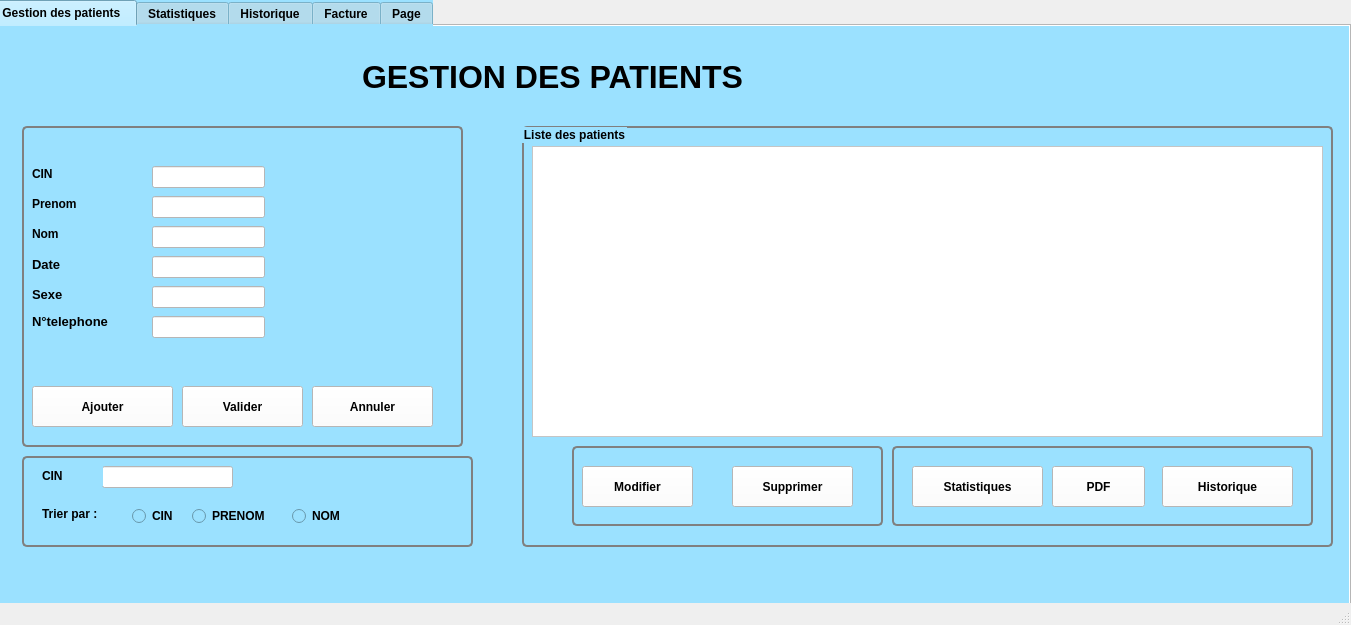
<?xml version="1.0" encoding="UTF-8"?>
<ui version="4.0">
 <class>MainWindow</class>
 <widget class="QMainWindow" name="MainWindow">
  <property name="geometry">
   <rect>
    <x>0</x>
    <y>0</y>
    <width>1351</width>
    <height>625</height>
   </rect>
  </property>
  <property name="windowTitle">
   <string>MainWindow</string>
  </property>
  <widget class="QWidget" name="centralwidget">
   <widget class="QTabWidget" name="tabWidget">
    <property name="geometry">
     <rect>
      <x>-10</x>
      <y>0</y>
      <width>1361</width>
      <height>631</height>
     </rect>
    </property>
    <property name="font">
     <font>
      <weight>75</weight>
      <bold>true</bold>
     </font>
    </property>
    <property name="styleSheet">
     <string notr="true">*{
background-color:rgb(155, 225, 255);
}


QTabWidget{
 qproperty-icon: url(:/gestion.png);
 qproperty-iconSize: 30px 30px;
text-align:center;
color:black;
background-color:white;
}
</string>
    </property>
    <property name="currentIndex">
     <number>0</number>
    </property>
    <widget class="QWidget" name="tab">
     <attribute name="title">
      <string>Gestion des patients </string>
     </attribute>
     <widget class="QLabel" name="label">
      <property name="geometry">
       <rect>
        <x>40</x>
        <y>140</y>
        <width>56</width>
        <height>16</height>
       </rect>
      </property>
      <property name="font">
       <font>
        <pointsize>9</pointsize>
        <weight>75</weight>
        <bold>true</bold>
       </font>
      </property>
      <property name="text">
       <string>CIN</string>
      </property>
     </widget>
     <widget class="QLabel" name="label_2">
      <property name="geometry">
       <rect>
        <x>40</x>
        <y>170</y>
        <width>56</width>
        <height>16</height>
       </rect>
      </property>
      <property name="font">
       <font>
        <pointsize>9</pointsize>
        <weight>75</weight>
        <bold>true</bold>
       </font>
      </property>
      <property name="text">
       <string>Prenom</string>
      </property>
     </widget>
     <widget class="QLabel" name="label_3">
      <property name="geometry">
       <rect>
        <x>40</x>
        <y>200</y>
        <width>56</width>
        <height>16</height>
       </rect>
      </property>
      <property name="font">
       <font>
        <pointsize>9</pointsize>
        <weight>75</weight>
        <bold>true</bold>
       </font>
      </property>
      <property name="text">
       <string>Nom</string>
      </property>
     </widget>
     <widget class="QLabel" name="label_4">
      <property name="geometry">
       <rect>
        <x>40</x>
        <y>230</y>
        <width>56</width>
        <height>16</height>
       </rect>
      </property>
      <property name="font">
       <font>
        <pointsize>10</pointsize>
        <weight>75</weight>
        <bold>true</bold>
       </font>
      </property>
      <property name="text">
       <string>Date</string>
      </property>
     </widget>
     <widget class="QLabel" name="label_5">
      <property name="geometry">
       <rect>
        <x>40</x>
        <y>260</y>
        <width>56</width>
        <height>16</height>
       </rect>
      </property>
      <property name="font">
       <font>
        <pointsize>10</pointsize>
        <weight>75</weight>
        <bold>true</bold>
       </font>
      </property>
      <property name="text">
       <string>Sexe</string>
      </property>
     </widget>
     <widget class="QLabel" name="label_6">
      <property name="geometry">
       <rect>
        <x>40</x>
        <y>280</y>
        <width>111</width>
        <height>31</height>
       </rect>
      </property>
      <property name="font">
       <font>
        <pointsize>10</pointsize>
        <weight>75</weight>
        <bold>true</bold>
       </font>
      </property>
      <property name="text">
       <string>N°telephone</string>
      </property>
     </widget>
     <widget class="QLineEdit" name="le_CIN">
      <property name="geometry">
       <rect>
        <x>160</x>
        <y>140</y>
        <width>113</width>
        <height>22</height>
       </rect>
      </property>
      <property name="styleSheet">
       <string notr="true">background-color:rgb(255, 255, 255)
</string>
      </property>
     </widget>
     <widget class="QLineEdit" name="le_nom">
      <property name="geometry">
       <rect>
        <x>160</x>
        <y>170</y>
        <width>113</width>
        <height>22</height>
       </rect>
      </property>
      <property name="styleSheet">
       <string notr="true">background-color:rgb(255, 255, 255)
</string>
      </property>
     </widget>
     <widget class="QLineEdit" name="le_prenom">
      <property name="geometry">
       <rect>
        <x>160</x>
        <y>200</y>
        <width>113</width>
        <height>22</height>
       </rect>
      </property>
      <property name="styleSheet">
       <string notr="true">background-color:rgb(255, 255, 255)
</string>
      </property>
     </widget>
     <widget class="QLineEdit" name="le_date">
      <property name="geometry">
       <rect>
        <x>160</x>
        <y>230</y>
        <width>113</width>
        <height>22</height>
       </rect>
      </property>
      <property name="styleSheet">
       <string notr="true">background-color:rgb(255, 255, 255)

</string>
      </property>
     </widget>
     <widget class="QLineEdit" name="le_num">
      <property name="geometry">
       <rect>
        <x>160</x>
        <y>290</y>
        <width>113</width>
        <height>22</height>
       </rect>
      </property>
      <property name="styleSheet">
       <string notr="true">background-color:rgb(255, 255, 255);</string>
      </property>
     </widget>
     <widget class="QPushButton" name="pb_ajouter">
      <property name="geometry">
       <rect>
        <x>40</x>
        <y>360</y>
        <width>141</width>
        <height>41</height>
       </rect>
      </property>
      <property name="font">
       <font>
        <weight>75</weight>
        <bold>true</bold>
       </font>
      </property>
      <property name="styleSheet">
       <string notr="true">QPushButton{
 qproperty-icon: url(:/ajouter.png);
 qproperty-iconSize: 30px 30px;
text-align:center;
color:black;
background-color:white;
}
QPushButton:pressed{background-color:rgb(68, 206, 101);}</string>
      </property>
      <property name="text">
       <string>Ajouter</string>
      </property>
     </widget>
     <widget class="QTableView" name="tabPatient">
      <property name="geometry">
       <rect>
        <x>540</x>
        <y>120</y>
        <width>791</width>
        <height>291</height>
       </rect>
      </property>
      <property name="styleSheet">
       <string notr="true">
background-color:white;

</string>
      </property>
     </widget>
     <widget class="QPushButton" name="pb_valider">
      <property name="geometry">
       <rect>
        <x>190</x>
        <y>360</y>
        <width>121</width>
        <height>41</height>
       </rect>
      </property>
      <property name="font">
       <font>
        <weight>75</weight>
        <bold>true</bold>
       </font>
      </property>
      <property name="styleSheet">
       <string notr="true">
QPushButton{
 qproperty-icon: url(:/valider.png);
 qproperty-iconSize: 30px 30px;
text-align:center;
color:black;
background-color:white;
}
QPushButton:hover:!pressed{
background-color:rgb(68, 206, 101); }
QPushButton:pressed{background-color:rgb(68, 206, 101);}</string>
      </property>
      <property name="text">
       <string>Valider</string>
      </property>
     </widget>
     <widget class="QPushButton" name="pb_annuler">
      <property name="geometry">
       <rect>
        <x>320</x>
        <y>360</y>
        <width>121</width>
        <height>41</height>
       </rect>
      </property>
      <property name="font">
       <font>
        <weight>75</weight>
        <bold>true</bold>
       </font>
      </property>
      <property name="styleSheet">
       <string notr="true">
QPushButton{
 qproperty-icon:url(:/annuler.png);
 qproperty-iconSize: 30px 30px;
text-align:center;
color:black;
background-color:white;
}
QPushButton:hover:!pressed{
background-color:rgb(255, 85, 85); }
QPushButton:pressed{background-color:rgb(255, 85, 85);}
</string>
      </property>
      <property name="text">
       <string>Annuler</string>
      </property>
     </widget>
     <widget class="QLabel" name="label_27">
      <property name="geometry">
       <rect>
        <x>370</x>
        <y>30</y>
        <width>491</width>
        <height>41</height>
       </rect>
      </property>
      <property name="font">
       <font>
        <pointsize>24</pointsize>
        <weight>75</weight>
        <bold>true</bold>
       </font>
      </property>
      <property name="styleSheet">
       <string notr="true"/>
      </property>
      <property name="text">
       <string>GESTION DES PATIENTS</string>
      </property>
     </widget>
     <widget class="QGroupBox" name="rd_h">
      <property name="geometry">
       <rect>
        <x>30</x>
        <y>100</y>
        <width>441</width>
        <height>321</height>
       </rect>
      </property>
      <property name="styleSheet">
       <string notr="true">QGroupBox {
    border: 2px solid gray;
    border-radius: 5px;
    font-weight: bold;
}</string>
      </property>
      <property name="title">
       <string/>
      </property>
      <widget class="QLineEdit" name="le_sexe">
       <property name="geometry">
        <rect>
         <x>130</x>
         <y>160</y>
         <width>113</width>
         <height>22</height>
        </rect>
       </property>
       <property name="styleSheet">
        <string notr="true">background-color:rgb(255, 255, 255)

</string>
       </property>
      </widget>
     </widget>
     <widget class="QGroupBox" name="groupBox_2">
      <property name="geometry">
       <rect>
        <x>530</x>
        <y>100</y>
        <width>811</width>
        <height>421</height>
       </rect>
      </property>
      <property name="styleSheet">
       <string notr="true">QGroupBox {
    border: 2px solid gray;
    border-radius: 5px;
    font-weight: bold;
}</string>
      </property>
      <property name="title">
       <string>Liste des patients</string>
      </property>
      <widget class="QGroupBox" name="groupBox_3">
       <property name="geometry">
        <rect>
         <x>50</x>
         <y>320</y>
         <width>311</width>
         <height>80</height>
        </rect>
       </property>
       <property name="title">
        <string/>
       </property>
       <widget class="QPushButton" name="pb_modifier">
        <property name="geometry">
         <rect>
          <x>10</x>
          <y>20</y>
          <width>111</width>
          <height>41</height>
         </rect>
        </property>
        <property name="font">
         <font>
          <weight>75</weight>
          <bold>true</bold>
         </font>
        </property>
        <property name="styleSheet">
         <string notr="true">
QPushButton{
 qproperty-icon: url(:/modifier.png);
 qproperty-iconSize: 30px 30px;
text-align:center;
color:black;
background-color:white;
}
QPushButton:pressed{background-color:rgb(91, 91, 255);}</string>
        </property>
        <property name="text">
         <string>Modifier</string>
        </property>
       </widget>
       <widget class="QPushButton" name="pb_supprimer">
        <property name="geometry">
         <rect>
          <x>160</x>
          <y>20</y>
          <width>121</width>
          <height>41</height>
         </rect>
        </property>
        <property name="font">
         <font>
          <weight>75</weight>
          <bold>true</bold>
         </font>
        </property>
        <property name="styleSheet">
         <string notr="true">

QPushButton{
 qproperty-icon: url(:/supp.png);
 qproperty-iconSize: 30px 30px;
text-align:center;
color:black;
background-color:white;
}
QPushButton:pressed{background-color:rgb(255, 85, 85);}</string>
        </property>
        <property name="text">
         <string>Supprimer</string>
        </property>
       </widget>
      </widget>
      <widget class="QGroupBox" name="groupBox_6">
       <property name="geometry">
        <rect>
         <x>370</x>
         <y>320</y>
         <width>421</width>
         <height>80</height>
        </rect>
       </property>
       <property name="title">
        <string/>
       </property>
       <widget class="QPushButton" name="pb_stat">
        <property name="geometry">
         <rect>
          <x>20</x>
          <y>20</y>
          <width>131</width>
          <height>41</height>
         </rect>
        </property>
        <property name="font">
         <font>
          <pointsize>9</pointsize>
          <weight>75</weight>
          <bold>true</bold>
         </font>
        </property>
        <property name="styleSheet">
         <string notr="true">
QPushButton{
 qproperty-icon: url(:/stat.png);
 qproperty-iconSize: 30px 30px;
text-align:center;
color:black;
background-color:white;
}
QPushButton:pressed{background-color:rgb(68, 206, 101);}</string>
        </property>
        <property name="text">
         <string>Statistiques</string>
        </property>
       </widget>
       <widget class="QPushButton" name="pb_pdf">
        <property name="geometry">
         <rect>
          <x>160</x>
          <y>20</y>
          <width>93</width>
          <height>41</height>
         </rect>
        </property>
        <property name="font">
         <font>
          <pointsize>9</pointsize>
          <weight>75</weight>
          <bold>true</bold>
         </font>
        </property>
        <property name="styleSheet">
         <string notr="true">

QPushButton{
 qproperty-icon: url(:/pdf.png);
 qproperty-iconSize: 30px 30px;
text-align:center;
color:black;
background-color:white;
}
QPushButton:pressed{background-color:rgb(68, 206, 101);}</string>
        </property>
        <property name="text">
         <string>PDF</string>
        </property>
       </widget>
       <widget class="QPushButton" name="pb_historique">
        <property name="geometry">
         <rect>
          <x>270</x>
          <y>20</y>
          <width>131</width>
          <height>41</height>
         </rect>
        </property>
        <property name="font">
         <font>
          <pointsize>9</pointsize>
          <weight>75</weight>
          <bold>true</bold>
         </font>
        </property>
        <property name="styleSheet">
         <string notr="true">

QPushButton{
 qproperty-icon: url(:/his.png);
 qproperty-iconSize: 30px 30px;
text-align:center;
color:black;
background-color:white;
}
QPushButton:pressed{background-color:rgb(68, 206, 101);}</string>
        </property>
        <property name="text">
         <string>Historique</string>
        </property>
       </widget>
      </widget>
      <zorder>groupBox_6</zorder>
      <zorder>groupBox_3</zorder>
     </widget>
     <widget class="QGroupBox" name="groupBox_4">
      <property name="geometry">
       <rect>
        <x>30</x>
        <y>430</y>
        <width>451</width>
        <height>91</height>
       </rect>
      </property>
      <property name="styleSheet">
       <string notr="true">QGroupBox {
    border: 2px solid gray;
    border-radius: 5px;
    font-weight: bold;
}
</string>
      </property>
      <property name="title">
       <string/>
      </property>
      <widget class="QLabel" name="label_7">
       <property name="geometry">
        <rect>
         <x>20</x>
         <y>10</y>
         <width>31</width>
         <height>20</height>
        </rect>
       </property>
       <property name="font">
        <font>
         <weight>75</weight>
         <bold>true</bold>
        </font>
       </property>
       <property name="text">
        <string>CIN</string>
       </property>
      </widget>
      <widget class="QLineEdit" name="le_cherche">
       <property name="geometry">
        <rect>
         <x>80</x>
         <y>10</y>
         <width>131</width>
         <height>22</height>
        </rect>
       </property>
       <property name="styleSheet">
        <string notr="true">QLineEdit{
background-color:white;}</string>
       </property>
       <property name="text">
        <string/>
       </property>
      </widget>
      <widget class="QLabel" name="label_9">
       <property name="geometry">
        <rect>
         <x>50</x>
         <y>10</y>
         <width>31</width>
         <height>20</height>
        </rect>
       </property>
       <property name="styleSheet">
        <string notr="true">QLabel{
image: url(:/chercher.png);}

</string>
       </property>
       <property name="text">
        <string/>
       </property>
      </widget>
      <widget class="QLabel" name="label_10">
       <property name="geometry">
        <rect>
         <x>20</x>
         <y>50</y>
         <width>71</width>
         <height>16</height>
        </rect>
       </property>
       <property name="font">
        <font>
         <weight>75</weight>
         <bold>true</bold>
        </font>
       </property>
       <property name="text">
        <string>Trier par :</string>
       </property>
      </widget>
      <widget class="QRadioButton" name="RB_CIN">
       <property name="geometry">
        <rect>
         <x>110</x>
         <y>50</y>
         <width>51</width>
         <height>20</height>
        </rect>
       </property>
       <property name="font">
        <font>
         <weight>75</weight>
         <bold>true</bold>
        </font>
       </property>
       <property name="text">
        <string>CIN</string>
       </property>
      </widget>
      <widget class="QRadioButton" name="RB_PRENOM">
       <property name="geometry">
        <rect>
         <x>170</x>
         <y>50</y>
         <width>97</width>
         <height>20</height>
        </rect>
       </property>
       <property name="font">
        <font>
         <weight>75</weight>
         <bold>true</bold>
        </font>
       </property>
       <property name="text">
        <string>PRENOM</string>
       </property>
      </widget>
      <widget class="QRadioButton" name="RB_NOM">
       <property name="geometry">
        <rect>
         <x>270</x>
         <y>50</y>
         <width>97</width>
         <height>20</height>
        </rect>
       </property>
       <property name="font">
        <font>
         <weight>75</weight>
         <bold>true</bold>
        </font>
       </property>
       <property name="text">
        <string>NOM</string>
       </property>
      </widget>
     </widget>
     <widget class="QLabel" name="label_8">
      <property name="geometry">
       <rect>
        <x>270</x>
        <y>30</y>
        <width>101</width>
        <height>41</height>
       </rect>
      </property>
      <property name="styleSheet">
       <string notr="true">QLabel{
image: url(:/gestion.png);}</string>
      </property>
      <property name="text">
       <string/>
      </property>
     </widget>
     <zorder>groupBox_4</zorder>
     <zorder>groupBox_2</zorder>
     <zorder>rd_h</zorder>
     <zorder>tabPatient</zorder>
     <zorder>label</zorder>
     <zorder>label_2</zorder>
     <zorder>label_3</zorder>
     <zorder>label_4</zorder>
     <zorder>label_5</zorder>
     <zorder>label_6</zorder>
     <zorder>le_CIN</zorder>
     <zorder>le_nom</zorder>
     <zorder>le_prenom</zorder>
     <zorder>le_date</zorder>
     <zorder>pb_valider</zorder>
     <zorder>pb_annuler</zorder>
     <zorder>label_27</zorder>
     <zorder>le_num</zorder>
     <zorder>pb_ajouter</zorder>
     <zorder>label_8</zorder>
    </widget>
    <widget class="QWidget" name="tab_2">
     <attribute name="title">
      <string>Statistiques</string>
     </attribute>
     <widget class="QWidget" name="verticalLayoutWidget">
      <property name="geometry">
       <rect>
        <x>50</x>
        <y>50</y>
        <width>581</width>
        <height>291</height>
       </rect>
      </property>
      <layout class="QVBoxLayout" name="verticalLayout"/>
     </widget>
     <widget class="QGroupBox" name="groupBox">
      <property name="geometry">
       <rect>
        <x>30</x>
        <y>20</y>
        <width>621</width>
        <height>341</height>
       </rect>
      </property>
      <property name="styleSheet">
       <string notr="true">QGroupBox {
    border: 2px solid gray;
    border-radius: 5px;
    font-weight: bold;
}</string>
      </property>
      <property name="title">
       <string>Statistiques</string>
      </property>
     </widget>
     <widget class="QWidget" name="verticalLayoutWidget_2">
      <property name="geometry">
       <rect>
        <x>700</x>
        <y>50</y>
        <width>631</width>
        <height>291</height>
       </rect>
      </property>
      <layout class="QVBoxLayout" name="verticalLayout_2"/>
     </widget>
     <widget class="QGroupBox" name="groupBox_5">
      <property name="geometry">
       <rect>
        <x>680</x>
        <y>20</y>
        <width>671</width>
        <height>341</height>
       </rect>
      </property>
      <property name="styleSheet">
       <string notr="true">QGroupBox {
    border: 2px solid gray;
    border-radius: 5px;
    font-weight: bold;
}</string>
      </property>
      <property name="title">
       <string>Statistiques</string>
      </property>
     </widget>
     <zorder>groupBox_5</zorder>
     <zorder>groupBox</zorder>
     <zorder>verticalLayoutWidget</zorder>
     <zorder>verticalLayoutWidget_2</zorder>
    </widget>
    <widget class="QWidget" name="tab_3">
     <attribute name="title">
      <string>Historique</string>
     </attribute>
     <widget class="QTableView" name="tabHistorique">
      <property name="geometry">
       <rect>
        <x>80</x>
        <y>40</y>
        <width>491</width>
        <height>381</height>
       </rect>
      </property>
      <property name="styleSheet">
       <string notr="true">
background-color:white;

</string>
      </property>
     </widget>
     <widget class="QGroupBox" name="groupBox_7">
      <property name="geometry">
       <rect>
        <x>60</x>
        <y>20</y>
        <width>531</width>
        <height>421</height>
       </rect>
      </property>
      <property name="font">
       <font>
        <weight>75</weight>
        <bold>true</bold>
       </font>
      </property>
      <property name="styleSheet">
       <string notr="true">QGroupBox {
    border: 2px solid gray;
    border-radius: 5px;
    font-weight: bold;
}</string>
      </property>
      <property name="title">
       <string>Historique</string>
      </property>
     </widget>
     <zorder>groupBox_7</zorder>
     <zorder>tabHistorique</zorder>
    </widget>
    <widget class="QWidget" name="tab_4">
     <attribute name="title">
      <string>Facture</string>
     </attribute>
     <widget class="QLabel" name="label_11">
      <property name="geometry">
       <rect>
        <x>140</x>
        <y>180</y>
        <width>131</width>
        <height>16</height>
       </rect>
      </property>
      <property name="font">
       <font>
        <weight>75</weight>
        <bold>true</bold>
       </font>
      </property>
      <property name="text">
       <string>Numero Facture:</string>
      </property>
     </widget>
     <widget class="QLabel" name="label_12">
      <property name="geometry">
       <rect>
        <x>140</x>
        <y>220</y>
        <width>121</width>
        <height>16</height>
       </rect>
      </property>
      <property name="font">
       <font>
        <weight>75</weight>
        <bold>true</bold>
       </font>
      </property>
      <property name="text">
       <string>Nom et Prenom:</string>
      </property>
     </widget>
     <widget class="QLabel" name="label_13">
      <property name="geometry">
       <rect>
        <x>130</x>
        <y>250</y>
        <width>141</width>
        <height>16</height>
       </rect>
      </property>
      <property name="font">
       <font>
        <weight>75</weight>
        <bold>true</bold>
       </font>
      </property>
      <property name="text">
       <string>Date de Facturation:</string>
      </property>
     </widget>
     <widget class="QLineEdit" name="le_numF">
      <property name="geometry">
       <rect>
        <x>270</x>
        <y>180</y>
        <width>113</width>
        <height>22</height>
       </rect>
      </property>
      <property name="styleSheet">
       <string notr="true">background-color:rgb(255, 255, 255)
</string>
      </property>
     </widget>
     <widget class="QLineEdit" name="le_patient">
      <property name="geometry">
       <rect>
        <x>270</x>
        <y>220</y>
        <width>113</width>
        <height>22</height>
       </rect>
      </property>
      <property name="styleSheet">
       <string notr="true">background-color:rgb(255, 255, 255)
</string>
      </property>
     </widget>
     <widget class="QLineEdit" name="le_time">
      <property name="geometry">
       <rect>
        <x>270</x>
        <y>250</y>
        <width>113</width>
        <height>22</height>
       </rect>
      </property>
      <property name="styleSheet">
       <string notr="true">background-color:rgb(255, 255, 255)
</string>
      </property>
     </widget>
     <widget class="QLineEdit" name="le_consultation">
      <property name="geometry">
       <rect>
        <x>270</x>
        <y>280</y>
        <width>113</width>
        <height>22</height>
       </rect>
      </property>
      <property name="styleSheet">
       <string notr="true">background-color:rgb(255, 255, 255)
</string>
      </property>
     </widget>
     <widget class="QLabel" name="label_15">
      <property name="geometry">
       <rect>
        <x>550</x>
        <y>150</y>
        <width>131</width>
        <height>16</height>
       </rect>
      </property>
      <property name="font">
       <font>
        <weight>75</weight>
        <bold>true</bold>
       </font>
      </property>
      <property name="text">
       <string>Numéro de facture:</string>
      </property>
     </widget>
     <widget class="QLineEdit" name="le_generer">
      <property name="geometry">
       <rect>
        <x>690</x>
        <y>150</y>
        <width>113</width>
        <height>22</height>
       </rect>
      </property>
      <property name="styleSheet">
       <string notr="true">background-color:rgb(255, 255, 255)
</string>
      </property>
     </widget>
     <widget class="QLabel" name="label_28">
      <property name="geometry">
       <rect>
        <x>390</x>
        <y>30</y>
        <width>491</width>
        <height>41</height>
       </rect>
      </property>
      <property name="font">
       <font>
        <pointsize>24</pointsize>
        <weight>75</weight>
        <bold>true</bold>
       </font>
      </property>
      <property name="styleSheet">
       <string notr="true"/>
      </property>
      <property name="text">
       <string>GESTION DES PATIENTS</string>
      </property>
     </widget>
     <widget class="QLabel" name="label_16">
      <property name="geometry">
       <rect>
        <x>280</x>
        <y>30</y>
        <width>101</width>
        <height>41</height>
       </rect>
      </property>
      <property name="styleSheet">
       <string notr="true">QLabel{
image: url(:/gestion.png);}</string>
      </property>
      <property name="text">
       <string/>
      </property>
     </widget>
     <widget class="QLabel" name="label_17">
      <property name="geometry">
       <rect>
        <x>110</x>
        <y>90</y>
        <width>271</width>
        <height>21</height>
       </rect>
      </property>
      <property name="font">
       <font>
        <pointsize>10</pointsize>
        <weight>75</weight>
        <bold>true</bold>
       </font>
      </property>
      <property name="text">
       <string>Nom Entreprise:SOS ALARMY</string>
      </property>
     </widget>
     <widget class="QLabel" name="label_18">
      <property name="geometry">
       <rect>
        <x>110</x>
        <y>120</y>
        <width>91</width>
        <height>16</height>
       </rect>
      </property>
      <property name="font">
       <font>
        <pointsize>11</pointsize>
        <weight>75</weight>
        <bold>true</bold>
        <underline>false</underline>
       </font>
      </property>
      <property name="styleSheet">
       <string notr="true">color:red;
</string>
      </property>
      <property name="text">
       <string>Facture</string>
      </property>
     </widget>
     <widget class="QGroupBox" name="groupBox_8">
      <property name="geometry">
       <rect>
        <x>120</x>
        <y>150</y>
        <width>291</width>
        <height>291</height>
       </rect>
      </property>
      <property name="styleSheet">
       <string notr="true">QGroupBox {
    border: 2px solid gray;
    border-radius: 5px;
    font-weight: bold;
}</string>
      </property>
      <property name="title">
       <string>Ajouter Facture</string>
      </property>
      <widget class="QPushButton" name="pb_ajouterF">
       <property name="geometry">
        <rect>
         <x>130</x>
         <y>210</y>
         <width>151</width>
         <height>41</height>
        </rect>
       </property>
       <property name="font">
        <font>
         <weight>75</weight>
         <bold>true</bold>
        </font>
       </property>
       <property name="styleSheet">
        <string notr="true">

QPushButton{
 qproperty-icon: url(:/facture.jpg);
 qproperty-iconSize: 30px 30px;
text-align:center;
color:black;
background-color:white;
}
QPushButton:pressed{background-color:rgb(68, 206, 101);}</string>
       </property>
       <property name="text">
        <string>Ajouter Facture</string>
       </property>
      </widget>
      <widget class="QLabel" name="label_14">
       <property name="geometry">
        <rect>
         <x>20</x>
         <y>130</y>
         <width>121</width>
         <height>16</height>
        </rect>
       </property>
       <property name="font">
        <font>
         <weight>75</weight>
         <bold>true</bold>
        </font>
       </property>
       <property name="text">
        <string>Prix Consultation:</string>
       </property>
      </widget>
      <widget class="QLabel" name="label_19">
       <property name="geometry">
        <rect>
         <x>20</x>
         <y>160</y>
         <width>121</width>
         <height>16</height>
        </rect>
       </property>
       <property name="font">
        <font>
         <weight>75</weight>
         <bold>true</bold>
        </font>
       </property>
       <property name="text">
        <string>Prix Medicaments:</string>
       </property>
      </widget>
      <widget class="QLineEdit" name="le_medicaments">
       <property name="geometry">
        <rect>
         <x>150</x>
         <y>160</y>
         <width>113</width>
         <height>22</height>
        </rect>
       </property>
       <property name="styleSheet">
        <string notr="true">background-color:rgb(255, 255, 255)
</string>
       </property>
      </widget>
     </widget>
     <widget class="QGroupBox" name="groupBox_9">
      <property name="geometry">
       <rect>
        <x>530</x>
        <y>120</y>
        <width>291</width>
        <height>111</height>
       </rect>
      </property>
      <property name="styleSheet">
       <string notr="true">QGroupBox {
    border: 2px solid gray;
    border-radius: 5px;
    font-weight: bold;
}</string>
      </property>
      <property name="title">
       <string>Generer Facture</string>
      </property>
      <widget class="QPushButton" name="pb_genererF">
       <property name="geometry">
        <rect>
         <x>130</x>
         <y>60</y>
         <width>151</width>
         <height>31</height>
        </rect>
       </property>
       <property name="font">
        <font>
         <weight>75</weight>
         <bold>true</bold>
        </font>
       </property>
       <property name="styleSheet">
        <string notr="true">

QPushButton{
 qproperty-icon: url(:/generer.png);
 qproperty-iconSize: 30px 30px;
text-align:center;
color:black;
background-color:white;
}
QPushButton:pressed{background-color:rgb(68, 206, 101);}</string>
       </property>
       <property name="text">
        <string>Generer facture</string>
       </property>
      </widget>
     </widget>
     <zorder>groupBox_9</zorder>
     <zorder>groupBox_8</zorder>
     <zorder>label_11</zorder>
     <zorder>label_12</zorder>
     <zorder>label_13</zorder>
     <zorder>le_numF</zorder>
     <zorder>le_patient</zorder>
     <zorder>le_time</zorder>
     <zorder>le_consultation</zorder>
     <zorder>label_15</zorder>
     <zorder>le_generer</zorder>
     <zorder>label_28</zorder>
     <zorder>label_16</zorder>
     <zorder>label_17</zorder>
     <zorder>label_18</zorder>
    </widget>
    <widget class="QWidget" name="tab_5">
     <attribute name="title">
      <string>Page</string>
     </attribute>
     <widget class="QPlainTextEdit" name="texthist">
      <property name="geometry">
       <rect>
        <x>260</x>
        <y>90</y>
        <width>581</width>
        <height>371</height>
       </rect>
      </property>
      <property name="styleSheet">
       <string notr="true">background-color:white;</string>
      </property>
     </widget>
    </widget>
   </widget>
  </widget>
  <widget class="QMenuBar" name="menubar">
   <property name="geometry">
    <rect>
     <x>0</x>
     <y>0</y>
     <width>1351</width>
     <height>26</height>
    </rect>
   </property>
  </widget>
  <widget class="QStatusBar" name="statusbar"/>
 </widget>
 <resources/>
 <connections/>
</ui>
